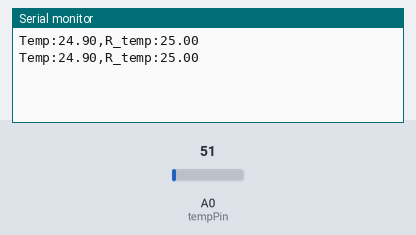
Simulated run of this sketch. Board: Arduino Uno, built with avr-gcc and run on an emulated ATmega328P. Parts: the last lines printed to the serial monitor. The test bench sets the inputs (shaded band); at power-on: A0 (tempPin) = 51.

Above: at 2.3 s.
2.4 s: A0 (tempPin) set to 61
At 4.2 s:
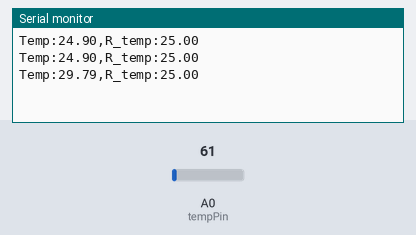
4.5 s: A0 (tempPin) set to 71
At 5.4 s:
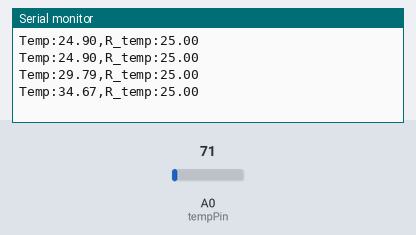
Timing chart, 0 to 7.5 s (numbered marks = the images above; inputs shaded):
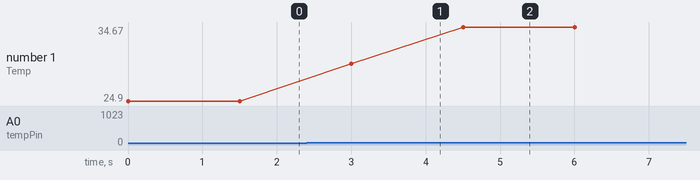

Measured:
- after the input at 2.4 s, the serial monitor: prints a new line after 0.60 s (image 1)
- after the input at 4.5 s, the serial monitor: prints a new line at once (image 2)
- plotted number 1: 24.9 → 29.79 after the input at 2.4 s, 29.79 → 34.67 after the input at 4.5 s

The sketch:

plotGraph.ino
```cpp
#define tempPin A0
float val;
float static_variable = 25.00;

void setup() {
  Serial.begin(9600);
}

void loop() {
  val = analogRead(tempPin);
  float mv = ( val/1024.0)*5000;
  float cel = mv/10;

  Serial.print("Temp:");
  Serial.print(cel);
  Serial.print(",");
  Serial.print("R_temp:");
  Serial.println(static_variable);
  delay(1500);
}
```
